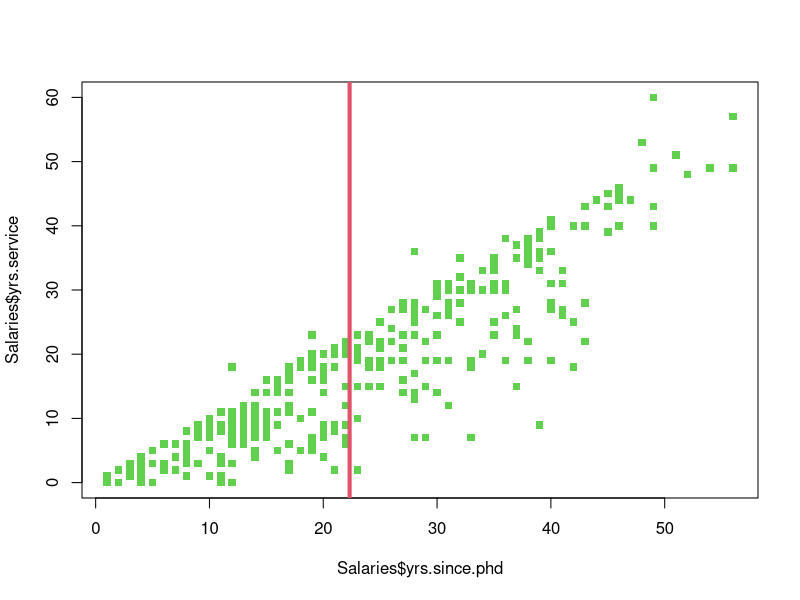

This figure's R source:
library(carData)
data("Salaries")
cor(Salaries$yrs.since.phd, Salaries$salary)
cor(Salaries$yrs.since.phd, Salaries$yrs.service)
sd.phd <- sd(Salaries$yrs.since.phd)
sd.ser <- sd (Salaries$yrs.service)
cor_xy <-
  cov(Salaries$yrs.since.phd, Salaries$yrs.service) / (sd.phd * sd.ser)
cor_xy
plot(Salaries$yrs.since.phd,Salaries$yrs.service,pch=15,col=3)
abline(v=mean(Salaries$yrs.since.phd),col=2,lwd=4)